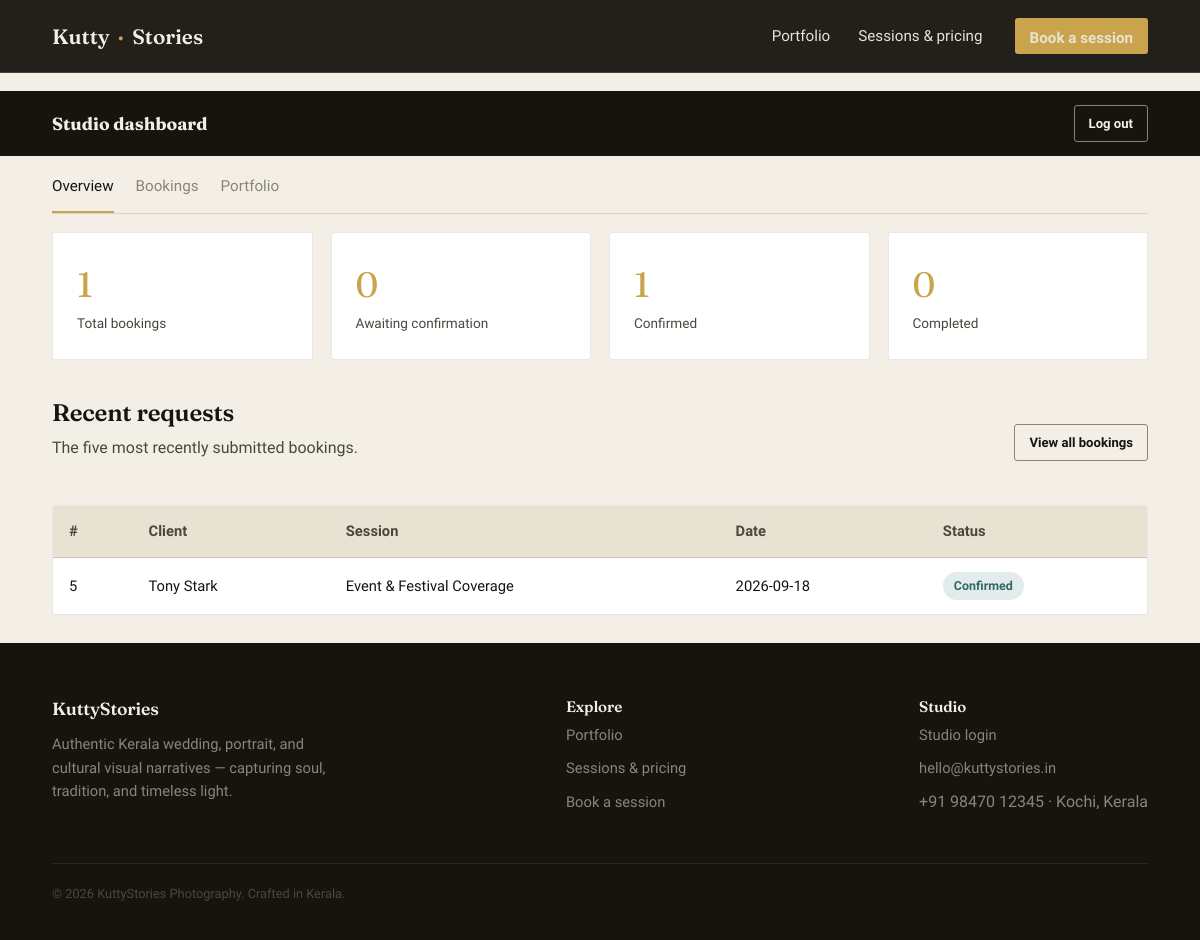
/admin (signed in), run on the app's committed database.
### tables this page shows
CREATE TABLE bookings (
    id            INTEGER PRIMARY KEY AUTOINCREMENT,
    client_name   TEXT NOT NULL,
    email         TEXT NOT NULL,
    phone         TEXT NOT NULL,
    service_id    INTEGER NOT NULL,
    shoot_date    DATE NOT NULL,
    location      TEXT NOT NULL,
    message       TEXT,
    status        TEXT NOT NULL DEFAULT 'Pending',
    created_at    TIMESTAMP DEFAULT CURRENT_TIMESTAMP,
    FOREIGN KEY (service_id) REFERENCES services (id) ON DELETE RESTRICT
);

CREATE TABLE services (
    id          INTEGER PRIMARY KEY AUTOINCREMENT,
    name        TEXT NOT NULL,
    description TEXT NOT NULL,
    duration    TEXT NOT NULL,
    price       REAL NOT NULL
, image_file TEXT);

### app.py (the view)
@app.route("/admin")
@admin_required
def admin_dashboard():
    counts = db.booking_counts()
    recent = db.list_bookings()[:5]
    return render_template("admin_dashboard.html", counts=counts, recent=recent)

### app.py (called while the page is built)
def admin_required(view):
    @wraps(view)
    def wrapped(*args, **kwargs):
        if not session.get("is_admin"):
            flash("Please log in to access the studio dashboard.", "error")
            return redirect(url_for("admin_login", next=request.path))
        return view(*args, **kwargs)
    return wrapped

@app.context_processor
def inject_globals():
    return {"current_year": date.today().year}

### database.py (called while the page is built)
def get_connection():
    conn = sqlite3.connect(
        DB_PATH,
        detect_types=sqlite3.PARSE_DECLTYPES | sqlite3.PARSE_COLNAMES,
    )
    conn.row_factory = sqlite3.Row
    conn.execute("PRAGMA foreign_keys = ON")
    return conn

def list_bookings(status=None):
    conn = get_connection()
    cur = conn.cursor()
    try:
        query = """
            SELECT bookings.*, services.name AS service_name, services.price AS service_price
            FROM bookings
            JOIN services ON services.id = bookings.service_id
        """
        params = ()
        if status and status != "All":
            query += " WHERE bookings.status = ?"
            params = (status,)
        query += " ORDER BY bookings.created_at DESC"
        cur.execute(query, params)
        return [dict(row) for row in cur.fetchall()]
    finally:
        cur.close()
        conn.close()

def booking_counts():
    conn = get_connection()
    cur = conn.cursor()
    try:
        cur.execute("SELECT status, COUNT(*) AS n FROM bookings GROUP BY status")
        counts = {row["status"]: row["n"] for row in cur.fetchall()}
        cur.execute("SELECT COUNT(*) AS n FROM bookings")
        counts["Total"] = cur.fetchone()["n"]
        return counts
    finally:
        cur.close()
        conn.close()

### templates/admin_dashboard.html (shortened to what this page needs)
{% extends "admin_base.html" %}
{% block admin_content %}
<div class="stat-cards">
  <div class="stat-card"><div class="n">{{ counts.get('Total', 0) }}</div><div class="label">Total bookings</div></div>
  <div class="stat-card"><div class="n">{{ counts.get('Pending', 0) }}</div><div class="label">Awaiting confirmation</div></div>
  <div class="stat-card"><div class="n">{{ counts.get('Confirmed', 0) }}</div><div class="label">Confirmed</div></div>
  <div class="stat-card"><div class="n">{{ counts.get('Completed', 0) }}</div><div class="label">Completed</div></div>
</div>
<div class="section-head">
  <div>
    <h2 style="font-size:1.5rem;">Recent requests</h2>
    <p>The five most recently submitted bookings.</p>
  </div>
  <a href="{{ url_for('admin_bookings') }}" class="btn btn-ghost btn-sm">View all bookings</a>
</div>
{% if recent %}
<div class="table-wrap">
  <table>
    <thead><tr><th>#</th><th>Client</th><th>Session</th><th>Date</th><th>Status</th></tr></thead>
    <tbody>
      {% for b in recent %}
      <tr>
        <td>{{ b.id }}</td>
        <td>{{ b.client_name }}</td>
        <td>{{ b.service_name }}</td>
        <td>{{ b.shoot_date }}</td>
        <td><span class="status-pill status-{{ b.status }}">{{ b.status }}</span></td>
      </tr>
      {% endfor %}
    </tbody>
  </table>
</div>
{% else %}
<div class="empty-state">No bookings yet — they'll show up here as soon as someone books a session.</div>
{% endif %}
{% endblock %}

### static/css/style.css (style rules this page uses)
:root { --ink: #16140f; --ink-soft: #221f18; --paper: #f3efe6; --paper-dim: #e8e2d3; --brass: #c9a44c; --brass-soft: #e3c887; --moss: #5e7a63; --rust: #b4573f; --stone: #8a8578; --stone-dark: #4a473d; --radius: 3px; --shadow: 0 18px 40px -20px rgba(10, 9, 6, 0.45); }
* { box-sizing: border-box; }
html { scroll-behavior: smooth; }
body { margin: 0; background: var(--paper); color: var(--ink); font-family: 'Work Sans', -apple-system, BlinkMacSystemFont, sans-serif; font-size: 16px; line-height: 1.6; }
h1, h2, h3, h4, .display { font-family: 'Fraunces', Georgia, serif; font-weight: 600; line-height: 1.08; margin: 0 0 0.4em; letter-spacing: -0.01em; color: var(--ink); }
p { max-width: 62ch; }
a { color: inherit; }
.btn { display: inline-block; font-family: 'Work Sans', sans-serif; font-weight: 600; font-size: 0.95rem; padding: 12px 24px; border-radius: var(--radius); text-decoration: none; border: 1px solid transparent; cursor: pointer; transition: transform 0.12s ease, background 0.15s ease, color 0.15s ease, border-color .15s ease; }
.btn-ghost { background: transparent; color: var(--ink); border-color: var(--stone); }
.btn-sm { padding: 7px 14px; font-size: 0.82rem; }
.section-head { display: flex; justify-content: space-between; align-items: flex-end; gap: 24px; margin-bottom: 44px; flex-wrap: wrap; }
.section-head h2 { font-size: clamp(1.9rem, 3vw, 2.6rem); }
.section-head p { color: var(--stone-dark); margin: 0; }
.table-wrap { overflow-x: auto; background: #fff; border: 1px solid rgba(22,20,15,0.1); border-radius: var(--radius); }
table { width: 100%; border-collapse: collapse; font-size: 0.92rem; }
th, td { text-align: left; padding: 14px 16px; border-bottom: 1px solid rgba(22,20,15,0.08); white-space: nowrap; }
th { font-family: 'Work Sans', sans-serif; font-weight: 600; color: var(--stone-dark); background: var(--paper-dim); }
tr:last-child td { border-bottom: none; }
.status-pill { display: inline-block; padding: 4px 11px; border-radius: 999px; font-size: 0.78rem; font-weight: 600; }
.status-Confirmed { background: #e3ecec; color: #2f6a68; }
.stat-cards { display: grid; grid-template-columns: repeat(4, 1fr); gap: 18px; margin-bottom: 40px; }
.stat-card { background: #fff; border: 1px solid rgba(22,20,15,0.1); border-radius: var(--radius); padding: 24px; }
.stat-card .n { font-family: 'Fraunces', serif; font-size: 2.2rem; color: var(--brass); }
.stat-card .label { color: var(--stone-dark); font-size: 0.85rem; }

### data on the page
bookings: id "5", client_name "Tony Stark", service_name "Event & Festival Coverage", shoot_date "2026-09-18", status "Confirmed"

### other printed values
{{ counts.get('Total', 0) }} "1"
{{ counts.get('Pending', 0) }} "0"
{{ counts.get('Confirmed', 0) }} "1"
{{ counts.get('Completed', 0) }} "0"
